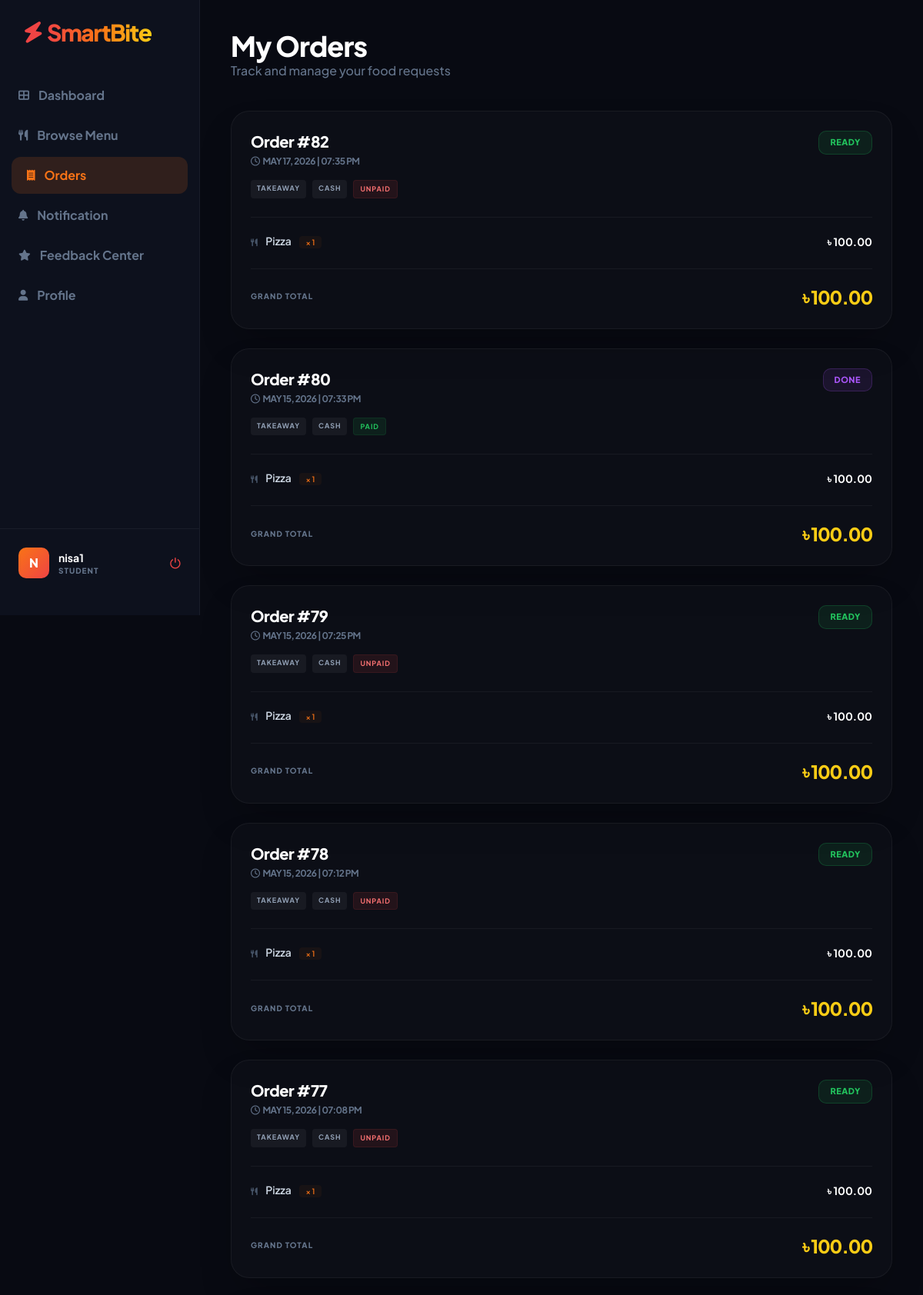
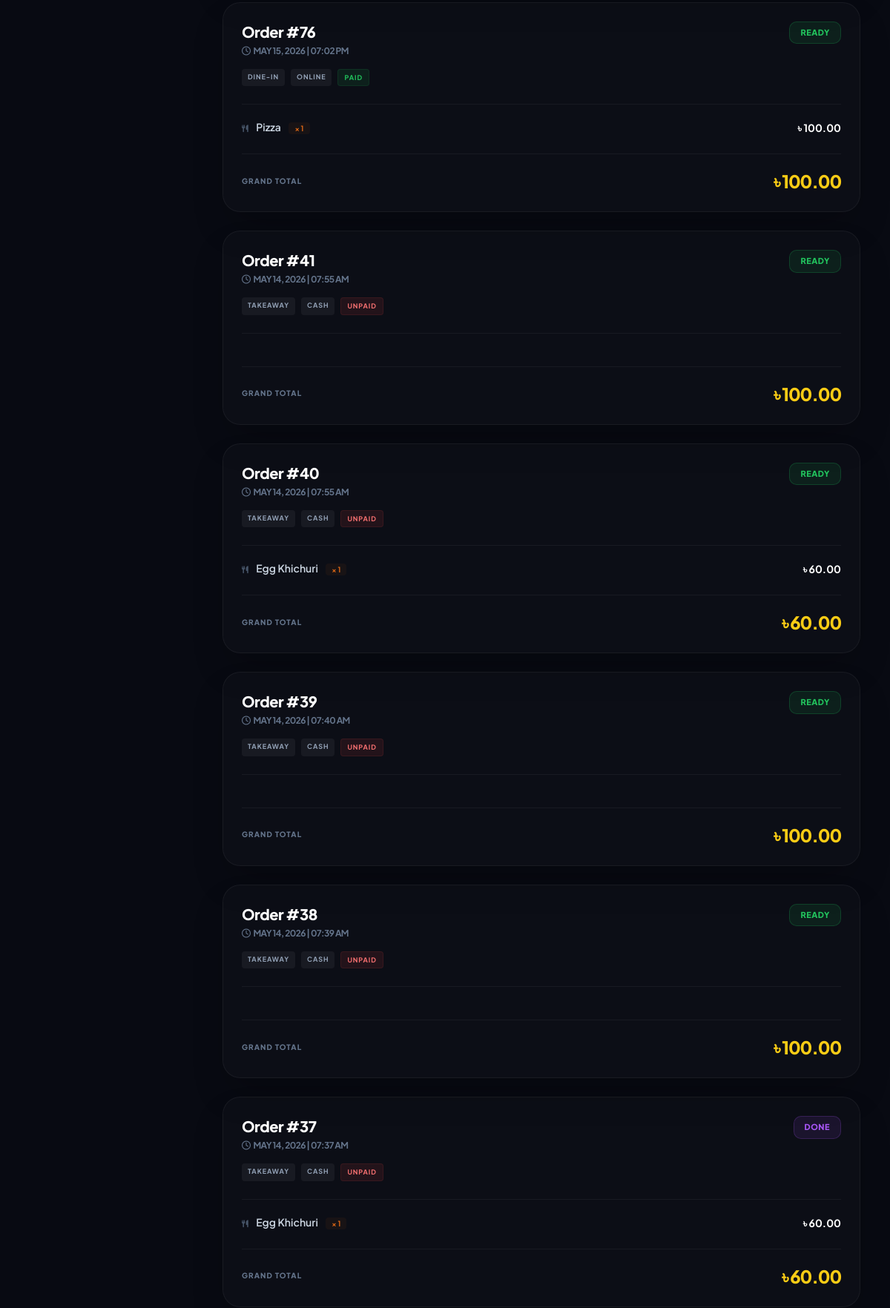
The page /orders/ (signed in, upper part) on the database its author committed (2 pictures, top to bottom).
### SmartCanteen/models.py (models this page shows, shortened)
class Order(models.Model):
    STATUS_CHOICES = (
        ('Pending', 'Pending'),
        ('Ready', 'Ready'),
        ('Done', 'Done'),
        ('Cancelled', 'Cancelled'),
    )
    PICKUP_CHOICES = (
        ('Takeaway', 'Takeaway'),
        ('Dine-in', 'Dine-in'),
    )
    PAYMENT_CHOICES = (
        ('Cash', 'Cash'),
        ('Online', 'Online'),
    )
    user = models.ForeignKey(
        User,
        on_delete=models.CASCADE,
        related_name='orders',
        null=True,
        blank=True
    )
    customer_name = models.CharField(max_length=100)
    total_price = models.DecimalField(max_digits=10, decimal_places=2)
    status = models.CharField(
        max_length=20,
        choices=STATUS_CHOICES,
        default='Pending'
    )
    order_type = models.CharField(
        max_length=20,
        choices=PICKUP_CHOICES,
        default='Takeaway'
    )
    payment_method = models.CharField(
        max_length=20,
        choices=PAYMENT_CHOICES,
        default='Cash'
    )
    payment_status = models.BooleanField(default=False)  # ✅ ADD THIS
    created_at = models.DateTimeField(auto_now_add=True)

class OrderItem(models.Model):
    order = models.ForeignKey(
        Order,
        on_delete=models.CASCADE,
        related_name='items'
    )
    food = models.ForeignKey(
        Food,
        on_delete=models.CASCADE
    )
    quantity = models.IntegerField(default=1)

class Food(models.Model):
    CATEGORY_CHOICES = (
        ('Rice', 'Rice'),
        ('Bread', 'Bread'),
        ('Snacks', 'Snacks'),
        ('Drinks', 'Drinks'),
        ('Dessert', 'Dessert'),
    )
    name = models.CharField(max_length=100)
    category = models.CharField(
        max_length=50,
        choices=CATEGORY_CHOICES,
        default='Snacks'
    )
    price = models.DecimalField(max_digits=10, decimal_places=2)
    quantity = models.IntegerField(default=0)
    photo = models.ImageField(
        upload_to='food_images/',
        blank=True,
        null=True
    )
    available = models.BooleanField(default=True)

### SmartCanteen/views.py (the view)
# urls.py: path('orders/', views.orders_view, name='orders_view'),
@login_required
def orders_view(request):
    orders = Order.objects.filter(
        user=request.user
    ).prefetch_related('items', 'items__food').order_by('-created_at')
    return render(request, 'orders.html', {'orders': orders})

### templates/orders.html (shortened to what this page needs)
<!DOCTYPE html>
<html lang="en">
<head>
    <script src="https://cdn.tailwindcss.com"></script>
    <link rel="stylesheet" href="https://cdnjs.cloudflare.com/ajax/libs/font-awesome/6.0.0/css/all.min.css">
</head>
<body>
    <aside class="sidebar flex flex-col justify-between">
        <div>
            <div class="px-8 mb-10">
                <h1 class="text-3xl brand-logo">
                    <i class="fas fa-bolt" style="color: #ef4444; transform: rotate(10deg);"></i>
                    <span class="brand-gradient">SmartBite</span>
                </h1>
            </div>
            <nav class="space-y-1">
                <a href="{% url 'dashboard' %}" class="nav-item"><i class="fas fa-th-large mr-3 text-sm"></i> Dashboard</a>
                <a href="{% url 'menu' %}" class="nav-item"><i class="fas fa-utensils mr-3 text-sm"></i> Browse Menu</a>
                <a href="{% url 'orders_view' %}" class="nav-item active"><i class="fas fa-receipt mr-3 text-sm"></i> Orders</a>
                <a href="{% url 'notifications' %}" class="nav-item"><i class="fas fa-bell mr-3 text-sm"></i> Notification</a>
                <a href="{% url 'feedback_list' %}" class="nav-item"><i class="fas fa-star mr-3 text-sm"></i> Feedback Center</a>
                <a href="{% url 'profile' %}" class="nav-item"><i class="fas fa-user mr-3 text-sm"></i> Profile</a>
            </nav>
        </div>
        <div class="p-6 border-t border-white/5">
            <div class="flex items-center gap-3">
                <div class="avatar-box">
                    {{ user.username|slice:":1"|upper }}
                </div>
                <div class="flex-1">
                    <p class="text-sm font-bold text-white">{{ user.username }}</p>
                    <p class="text-[10px] text-slate-500 uppercase font-black tracking-widest">Student</p>
                </div>
                <form action="{% url 'logout' %}" method="post" class="m-0 inline">
                    <button type="submit" class="text-red-500 hover:scale-110 transition text-lg" title="Logout">⏻</button>
                </form>
            </div>
        </div>
    </aside>
    <main class="main-content">
        <header class="mb-10">
            <h1 class="text-4xl font-black text-white tracking-tight">My Orders</h1>
            <p class="text-slate-500 font-medium">Track and manage your food requests</p>
        </header>
        {% if orders %}
            {% for order in orders %}
                <div class="card shadow-2xl">
                    <div class="flex justify-between items-start mb-6">
                        <div>
                            <h2 class="text-xl font-extrabold text-white tracking-tight">Order #{{ order.id }}</h2>
                            <p class="text-xs font-bold text-slate-500 uppercase tracking-tighter mt-1">
                                <i class="far fa-clock mr-1"></i>{{ order.created_at|date:"M d, Y | h:i A" }}
                            </p>
                            <div class="flex gap-2 mt-4">
                                <span class="text-[9px] bg-white/5 px-2 py-1 rounded text-slate-400 font-bold uppercase tracking-widest">{{ order.order_type }}</span>
                                <span class="text-[9px] bg-white/5 px-2 py-1 rounded text-slate-400 font-bold uppercase tracking-widest">{{ order.payment_method }}</span>
                                {% if order.payment_status %}
                                    <span class="text-[9px] bg-green-500/10 px-2 py-1 rounded text-green-500 font-bold uppercase tracking-widest border border-green-500/10">Paid</span>
                                {% else %}
                                    <span class="text-[9px] bg-red-500/10 px-2 py-1 rounded text-red-400 font-bold uppercase tracking-widest border border-red-500/10">Unpaid</span>
                                {% endif %}
                            </div>
                        </div>
                        <div class="flex items-center gap-4">
                            <span class="badge
                                {% if order.status == 'Pending' %}pending
                                {% elif order.status == 'Ready' %}ready
                                {% elif order.status == 'In Process' %}processing
                                {% elif order.status == 'Done' %}done
                                {% else %}cancelled{% endif %}">
                                {{ order.status }}
                            </span>
                        </div>
                    </div>
                    <div class="space-y-3 border-t border-white/5 pt-5">
                        {% for item in order.items.all %}
                            <div class="flex justify-between items-center text-sm font-semibold">
                                <span class="text-slate-300">
                                    <i class="fas fa-utensils mr-2 text-[10px] text-slate-600"></i>
                                    {{ item.food.name }}
                                    <span class="text-orange-500 ml-2 bg-orange-500/5 px-2 py-0.5 rounded text-[10px]">× {{ item.quantity }}</span>
                                </span>
                                <span class="font-bold text-white">৳ {{ item.food.price }}</span>
                            </div>
                        {% endfor %}
                    </div>
                    <div class="mt-6 pt-5 border-t border-white/5 flex justify-between items-center">
                        <span class="text-slate-500 font-black uppercase text-[10px] tracking-widest">Grand Total</span>
                        <span class="text-2xl font-black text-[#facc15] tracking-tighter">৳ {{ order.total_price }}</span>
                    </div>
                </div>
            {% endfor %}
        {% endif %}
    </main>
</body>
</html>

### templates/orders.html (style rules this page uses)
:root { --primary-orange: #f97316; --primary-red: #ef4444; --primary-yellow: #facc15; --bg-dark: #080a12; --sidebar-bg: #0d111d; }
body { background: var(--bg-dark); color: #e2e8f0; font-family: 'Plus Jakarta Sans', sans-serif; display: flex; }
.sidebar { width: 260px; background: var(--sidebar-bg); height: 100vh; position: fixed; border-right: 1px solid rgba(255, 255, 255, 0.05); padding: 24px 0; display: flex; flex-direction: column; }
.brand-logo { font-weight: 900; letter-spacing: -1.5px; display: flex; align-items: center; gap: 8px; }
.brand-gradient { background: linear-gradient(to right, #ef4444, #f97316, #facc15); -webkit-background-clip: text; -webkit-text-fill-color: transparent; }
.nav-item { display: flex; align-items: center; padding: 12px 24px; color: #64748b; text-decoration: none; transition: 0.3s; font-weight: 700; }
.nav-item.active { color: #f97316 !important; background: rgba(249, 115, 22, 0.15) !important; border-radius: 12px; margin: 0 15px; padding-left: 20px; }
.main-content { margin-left: 260px; padding: 40px; width: calc(100% - 260px); }
.card { background: rgba(255, 255, 255, 0.02); border: 1px solid rgba(255, 255, 255, 0.05); border-radius: 24px; padding: 25px; margin-bottom: 25px; transition: 0.3s; }
.badge { padding: 6px 14px; border-radius: 10px; font-size: 11px; font-weight: 800; text-transform: uppercase; letter-spacing: 0.5px; }
.ready { background: rgba(34, 197, 94, 0.1); color: #22c55e; border: 1px solid rgba(34, 197, 94, 0.2); }
.done { background: rgba(168, 85, 247, 0.1); color: #a855f7; border: 1px solid rgba(168, 85, 247, 0.2); }
.avatar-box { background: linear-gradient(135deg, #f97316, #ef4444); color: white; width: 40px; height: 40px; border-radius: 10px; display: flex; align-items: center; justify-content: center; font-weight: 800; }

### rows shown on the page
Order: id "82", created_at|h "MAY 17, 2026 | 07:35 PM", order_type "TAKEAWAY", payment_method "CASH", payment_status "UNPAID", status "READY", total_price "100.00"
OrderItem: food.name "Pizza", quantity "1", food.price "100.00"
Order: id "80", created_at|h "MAY 15, 2026 | 07:33 PM", order_type "TAKEAWAY", payment_method "CASH", payment_status "PAID", status "DONE", total_price "100.00"
OrderItem: food.name "Pizza", quantity "1", food.price "100.00"
Order: id "79", created_at|h "MAY 15, 2026 | 07:25 PM", order_type "TAKEAWAY", payment_method "CASH", payment_status "UNPAID", status "READY", total_price "100.00"
OrderItem: food.name "Pizza", quantity "1", food.price "100.00"
Order: id "78", created_at|h "MAY 15, 2026 | 07:12 PM", order_type "TAKEAWAY", payment_method "CASH", payment_status "UNPAID", status "READY", total_price "100.00"
OrderItem: food.name "Pizza", quantity "1", food.price "100.00"
Order: id "77", created_at|h "MAY 15, 2026 | 07:08 PM", order_type "TAKEAWAY", payment_method "CASH", payment_status "UNPAID", status "READY", total_price "100.00"
OrderItem: food.name "Pizza", quantity "1", food.price "100.00"
Order: id "76", created_at|h "MAY 15, 2026 | 07:02 PM", order_type "DINE-IN", payment_method "ONLINE", payment_status "PAID", status "READY", total_price "100.00"
OrderItem: food.name "Pizza", quantity "1", food.price "100.00"
Order: id "41", created_at|h "MAY 14, 2026 | 07:55 AM", order_type "TAKEAWAY", payment_method "CASH", payment_status "UNPAID", status "READY", total_price "100.00"
Order: id "40", created_at|h "MAY 14, 2026 | 07:55 AM", order_type "TAKEAWAY", payment_method "CASH", payment_status "UNPAID", status "READY", total_price "60.00"
OrderItem: food.name "Egg Khichuri", quantity "1", food.price "60.00"
Order: id "39", created_at|h "MAY 14, 2026 | 07:40 AM", order_type "TAKEAWAY", payment_method "CASH", payment_status "UNPAID", status "READY", total_price "100.00"
Order: id "38", created_at|h "MAY 14, 2026 | 07:39 AM", order_type "TAKEAWAY", payment_method "CASH", payment_status "UNPAID", status "READY", total_price "100.00"
Order: id "37", created_at|h "MAY 14, 2026 | 07:37 AM", order_type "TAKEAWAY", payment_method "CASH", payment_status "UNPAID", status "DONE", total_price "60.00"
OrderItem: food.name "Egg Khichuri", quantity "1", food.price "60.00"

### other values the page prints
{{ user.username|slice:":1"|upper }} "N"
{{ user.username }} "nisa1"
